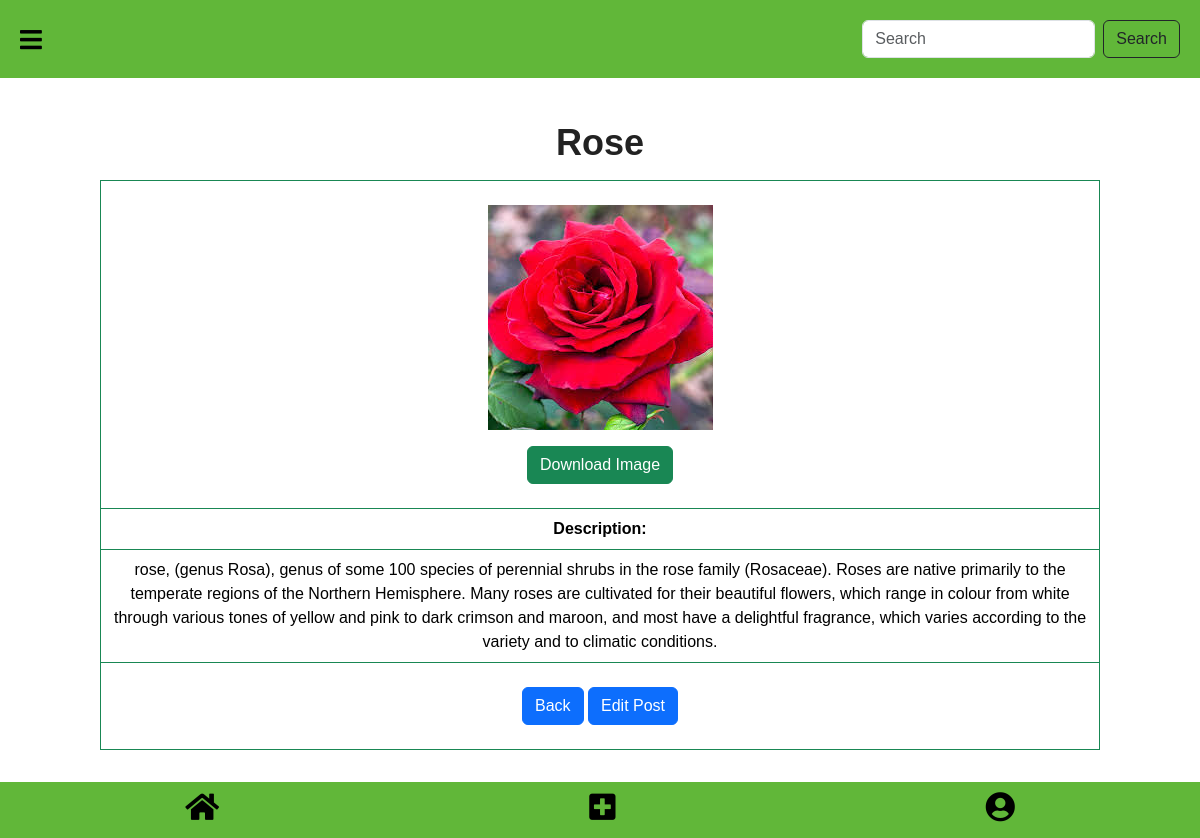
Screenshot of /20/ with the database file from the repository.
### greenoasis/models.py (models this page shows, shortened)
class Image(models.Model):
    title=models.CharField(max_length=255)
    description=models.TextField(blank=True)
    tags=models.TextField()
    image=models.ImageField(upload_to="pic/%y/")
    like_count = models.IntegerField(default=0)
    liked_by = models.ManyToManyField(User, related_name='liked_post', blank=True)
    class Meta :
        ordering=('-id',)

### greenoasis/views.py (the view)
# urls.py: path('<int:id>/', views.detail_view, name='detail_view'),
def detail_view(request,id):
    objects=get_object_or_404(Image,id=id)
    return render(request,"details.html",{'image':objects})

### greenoasis/templates/details.html (shortened to what this page needs)
{% load static %}
<!doctype html>
<html lang="en">
  <head>
    <link href="https://cdnjs.cloudflare.com/ajax/libs/font-awesome/5.15.3/css/all.min.css" rel="stylesheet"/>
    <link href="https://cdn.jsdelivr.net/npm/bootstrap@5.3.3/dist/css/bootstrap.min.css" rel="stylesheet">
    <script src="https://cdn.tailwindcss.com"></script>
  </head>
  <body>
    <div id="main">
        <div class="header">
            <i class="fas fa-bars" onclick="openNav()"></i>
            <form action="{% url 'search' %}" class="d-flex" role="search" >
                <input class="form-control me-2" type="search" placeholder="Search" aria-label="Search">
                <button class="btn btn-outline-dark"  type="submit">Search</button>
              </form>
        </div>
        <h1 class="text-center" style="font-weight: bold; font-size: 36px; color: var(--text-color);"><br>{{ image.title }}</h1>
        <div class="container ">
            <table class="table border border-success text-center mt-3" >
                <tbody>
                    <tr>
                        <td colspan="2" style="position: relative;">
                            <img src="{{ image.image.url }}" class="img-fluid mx-auto d-block mt-3" alt="{{ image.title }}">
                            <a href="{{ image.image.url }}" class="btn btn-success mt-3 mb-3" download>Download Image</a>
                        </td>
                    </tr>
                    <tr style="background-color: #61b73988;" cl>
                        <td><strong>Description:</strong></td>
                    </tr>
                    <td>{{ image.description }}</td>
                    <tr>
                        <td colspan="2">
                            <a href="javascript:history.back()" class="btn btn-primary mt-3 mb-3">Back</a>
                            <a href="{% url 'editpost' id=image.id %}" class="btn btn-primary mt-3 mb-3">Edit Post</a>
                        </td>
                    </tr>
                </tbody>
            </table>
        </div>
    </div>
    <br><br><br>
    <div class="footer">
        <a href="{% url 'home' %}"><i class="fas fa-home"  style="color: #000;"></i></a>
        <a href="{% url 'upload' %}"><i class="fas fa-plus-square"  style="color: #000;"></i></a>
        <a href="{% url 'profile' %}"><i class="fas fa-user-circle"  style="color: #000;"></i></a>
    </div>
</body>
</html>

### greenoasis/templates/details.html (style rules this page uses)
:root { --bg-color: white; --text-color: #222; --header-color: #61b739; --sidebar-color: #61b739; }
body { margin: 0; font-family: Arial, sans-serif; background-color: var(--bg-color); color: var(--text-color); }
.header { background-color: #61b739; padding: 20px; display: flex; justify-content: space-between; align-items: center; font-size: 24px; }
.header i { font-size: 25px; color: #000; }
.footer { display: flex; justify-content: space-around; align-items: center; background-color: #61b739; padding: 10px 0; position: fixed; bottom: 0; width: 100%; font-size: 24px; }
.footer i { font-size: 30px; }

### rows the page displays
Image: title "Rose", image (picture), description "rose, (genus Rosa), genus of some 100 species of perennial shrubs in the rose family (Rosaceae). Roses are native primarily to the temperate regions of the Northern Hemisphere. Many roses are cultivated for their beautiful flowers, which range in colour from white through various tones of yellow and pink to dark crimson and maroon, and most have a delightful fragrance, which varies according to the variety and to climatic conditions."
